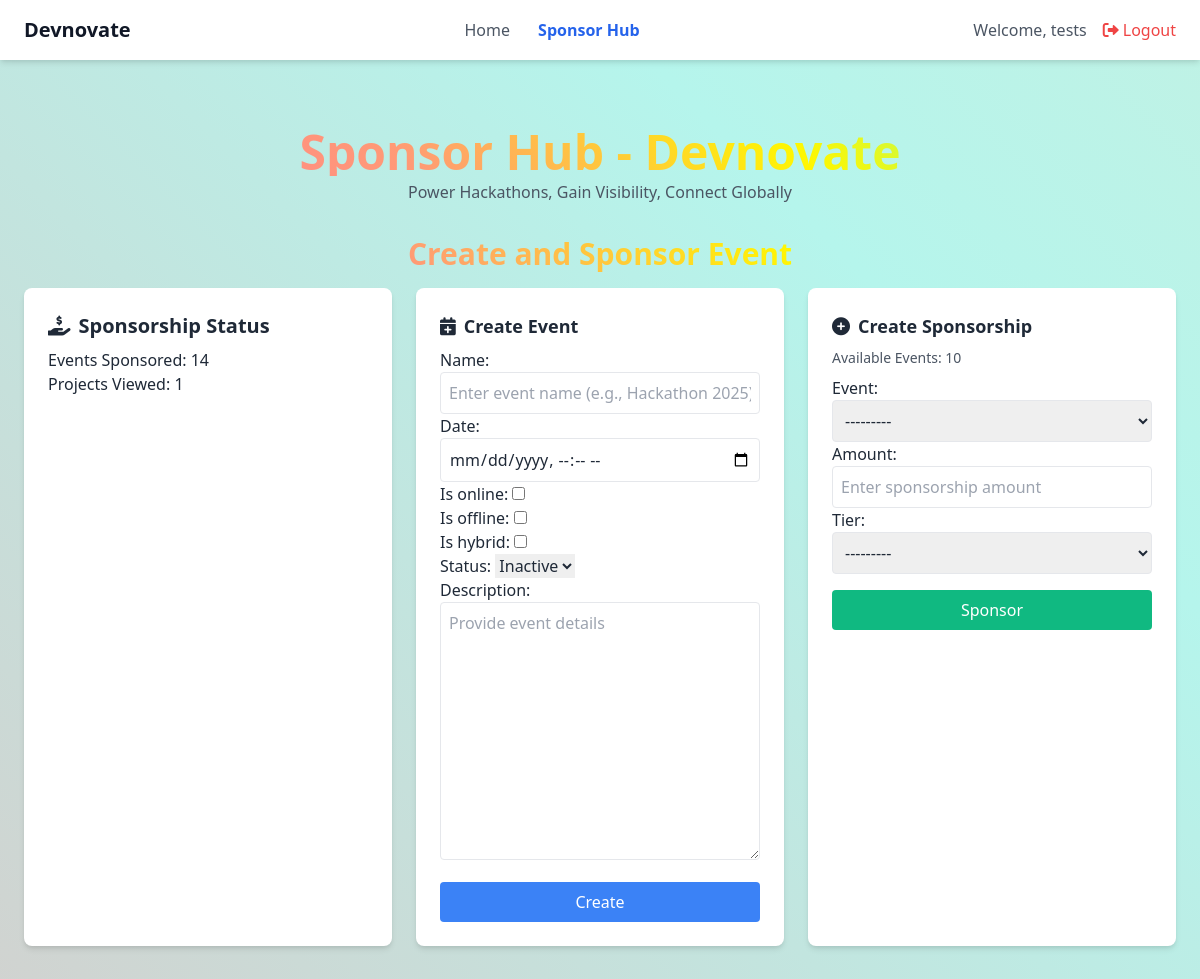
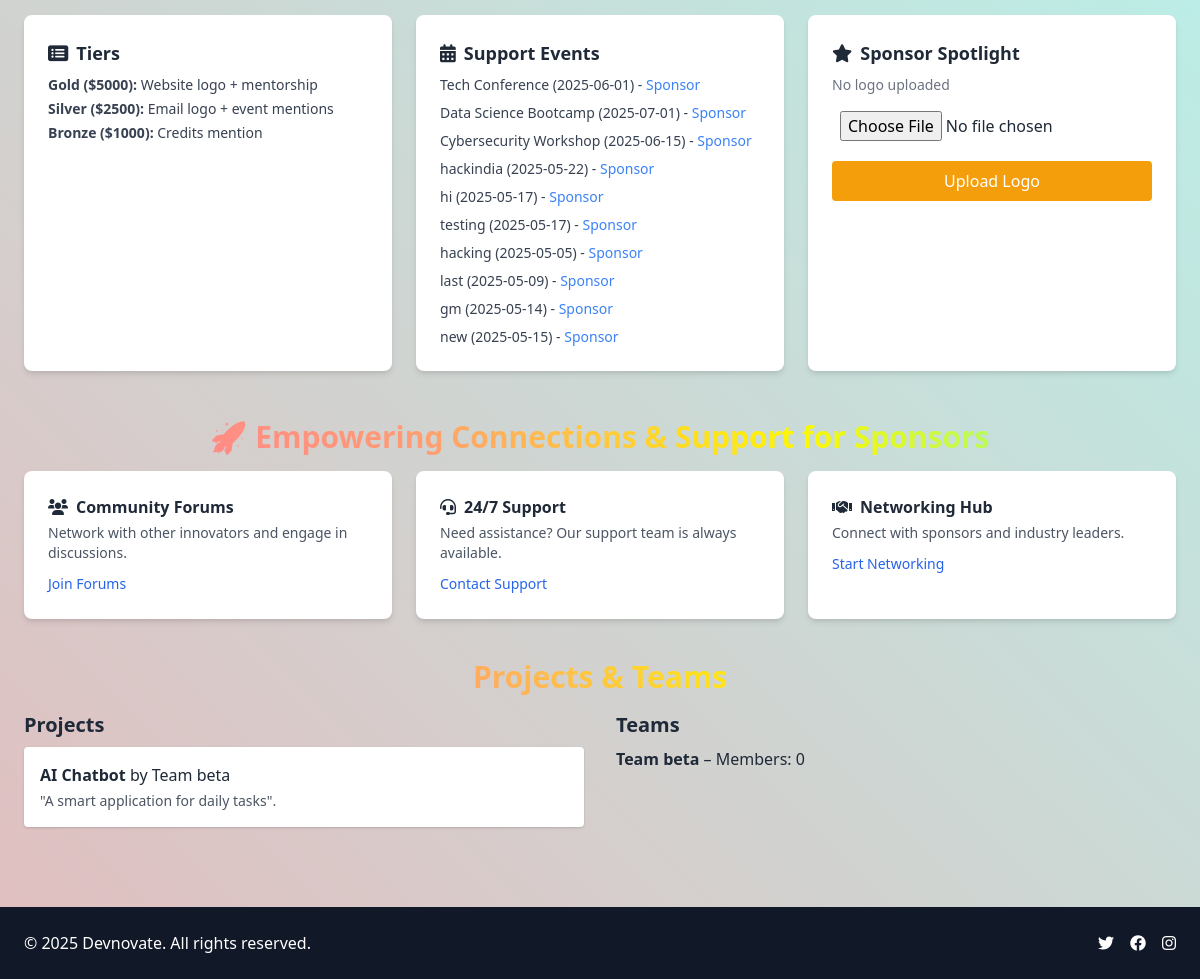
/sponsor-front/ (signed in), run on the app's committed database (2 pictures, top to bottom).
### core/models.py (models this page shows, shortened)
class Event(models.Model):
    STATUS_CHOICES = [
        ("active", "Active"),
        ("inactive", "Inactive"),
    ]
    name = models.CharField(max_length=100, unique=True)
    description = models.TextField()
    date = models.DateTimeField()
    is_online = models.BooleanField(default=False)
    is_offline = models.BooleanField(default=False)
    is_hybrid = models.BooleanField(default=False)
    status = models.CharField(max_length=20, choices=STATUS_CHOICES, default="inactive")
    time_remaining = models.CharField(max_length=50, blank=True, null=True)
    def __str__(self):
        return self.name

class Profile(models.Model):
    ROLE_CHOICES = [
        ('ADMIN', 'Admin'),
        ('PARTICIPANT', 'Participant'),
        ('SPONSOR', 'Sponsor'),
    ]
    user = models.OneToOneField(User, on_delete=models.CASCADE)
    role = models.CharField(max_length=20, choices=ROLE_CHOICES, default='PARTICIPANT')
    company_name = models.CharField(max_length=100, blank=True, null=True)
    contact_info = models.CharField(max_length=100, blank=True, null=True)
    logo = models.ImageField(upload_to='logos/', blank=True, null=True)

class Project(models.Model):
    title = models.CharField(max_length=100, unique=True)
    team = models.ForeignKey(Team, on_delete=models.CASCADE)
    description = models.TextField()
    created_at = models.DateTimeField(auto_now_add=True)

class Team(models.Model):
    name = models.CharField(max_length=100, unique=True)
    members = models.ManyToManyField(User, related_name='teams', blank=True)

### core/views.py (the view)
# urls.py: path('sponsor-front/', views.sponsor_front, name='sponsor_front'),
@login_required
def sponsor_front(request):
    if not hasattr(request.user, 'profile') or request.user.profile.role != 'SPONSOR':
        return redirect('index')
    sponsorships = Sponsorship.objects.filter(sponsor=request.user.profile)
    projects = Project.objects.all()
    events = Event.objects.all()
    teams = Team.objects.all()
    events_count = sponsorships.count()
    projects_count = projects.count()
    sponsorship_form = SponsorshipForm()
    event_form = EventForm()
    team_form = TeamCreationForm()
    project_form = ProjectCreationForm()
    profile_form = SponsorProfileForm(instance=request.user.profile)
    return render(request, 'sponsor_front.html', {
        'sponsorships': sponsorships,
        'projects': projects,
        'events': events,
        'teams': teams,
        'events_count': events_count,
        'projects_count': projects_count,
        'sponsorship_form': sponsorship_form,
        'event_form': event_form,
        'team_form': team_form,
        'project_form': project_form,
        'profile_form': profile_form,
        'role': 'SPONSOR'
    })

### core/forms.py (shortened to what this page needs)
class SponsorshipForm(forms.ModelForm):
    class Meta:
        model = Sponsorship
        fields = ['event', 'amount', 'tier']
        widgets = {
            'event': forms.Select(attrs={
                'class': 'w-full p-2 border rounded',
                'placeholder': 'Select an event'
            }),
            'amount': forms.NumberInput(attrs={
                'class': 'w-full p-2 border rounded',
                'placeholder': 'Enter sponsorship amount'
            }),
            'tier': forms.Select(attrs={
                'class': 'w-full p-2 border rounded',
                'placeholder': 'Select sponsorship tier'
            })
        }

class EventForm(forms.ModelForm):
    class Meta:
        model = Event
        fields = ['name', 'date', 'is_online', 'is_offline', 'is_hybrid', 'status', 'description']
        widgets = {
    'name': forms.TextInput(attrs={
        'class': 'w-full p-2 border rounded',
        'placeholder': 'Enter event name (e.g., Hackathon 2025)'
    }),
    'date': forms.DateTimeInput(attrs={
        'class': 'w-full p-2 border rounded',
        'placeholder': 'YYYY-MM-DD HH:MM (e.g., 2025-05-10 10:00)',
        'type': 'datetime-local'
    }),
    'is_online': forms.CheckboxInput(attrs={'class': 'mr-2'}),  # ✅ Added widget
    'is_offline': forms.CheckboxInput(attrs={'class': 'mr-2'}),  # ✅ Added widget
    'is_hybrid': forms.CheckboxInput(attrs={'class': 'mr-2'}),  # ✅ Added widget
    'description': forms.Textarea(attrs={
        'class': 'w-full p-2 border rounded',
        'placeholder': 'Provide event details'
    })
}

### core/templates/sponsor_front.html (shortened to what this page needs)
<!DOCTYPE html>
<html lang="en">
  <head>
    <link
      href="https://cdn.jsdelivr.net/npm/tailwindcss@2.2.19/dist/tailwind.min.css"
      rel="stylesheet"
    />
    <link
      rel="stylesheet"
      href="https://cdnjs.cloudflare.com/ajax/libs/font-awesome/6.0.0-beta3/css/all.min.css"
    />
  </head>
  <body class="text-gray-800">
    <nav class="bg-white shadow-md fixed top-0 left-0 right-0 z-50">
      <div
        class="max-w-7xl mx-auto px-6 py-4 flex justify-between items-center"
      >
        <div class="text-xl font-bold text-gray-900">Devnovate</div>
        <div class="space-x-6">
          <a href="{% url 'index' %}" class="text-gray-600 hover:text-blue-600"
            >Home</a
          >
          <a
            href="{% url 'sponsor_front' %}"
            class="text-blue-600 font-semibold"
            >Sponsor Hub</a
          >
        </div>
        <div class="flex items-center space-x-4">
          <span class="text-gray-600">Welcome, {{ user.username }}</span>
          <a
            href="{% url 'logout' %}"
            class="text-red-500 hover:text-red-700 flex items-center"
          >
            <i class="fas fa-sign-out-alt mr-1"></i>Logout
          </a>
        </div>
      </div>
    </nav>
    <div class="pt-32 px-6 max-w-7xl mx-auto">
      <h1 class="gradient-text text-5xl text-center mb-1">
      </h1>
      <p class="text-center text-gray-600 mb-8">
        Power Hackathons, Gain Visibility, Connect Globally
      </p>
      <h2 class="gradient-text text-3xl mb-4 text-center">
      </h2>
      <div class="grid md:grid-cols-2 lg:grid-cols-3 gap-6 mb-12">
        <div class="sponsor-card bg-white p-6 rounded-lg shadow-md">
          <h2 class="text-xl font-semibold mb-2">
            <i class="fas fa-hand-holding-usd mr-2"></i>Sponsorship Status
          </h2>
          {% if sponsorships.exists %}
          <p>Events Sponsored: {{ events_count }}</p>
          <p>Projects Viewed: {{ projects_count }}</p>
          {% else %}
          <p>No active sponsorships.</p>
          {% endif %}
        </div>
        <div class="sponsor-card bg-white p-6 rounded-lg shadow-md">
          <h3 class="text-lg font-semibold mb-2">
            <i class="fas fa-calendar-plus mr-2"></i>Create Event
          </h3>
          <form method="POST" action="{% url 'create_event' %}">
            {% csrf_token %} {{ event_form.as_p }}
            <button
              type="submit"
              class="w-full mt-4 bg-blue-500 hover:bg-blue-600 text-white px-4 py-2 rounded"
            >
              Create
            </button>
          </form>
        </div>
        <div class="sponsor-card bg-white p-6 rounded-lg shadow-md">
          <h3 class="text-lg font-semibold mb-2">
            <i class="fas fa-plus-circle mr-2"></i>Create Sponsorship
          </h3>
          {% if events %}
          <p class="text-sm mb-2 text-gray-600">
            Available Events: {{ events.count }}
          </p>
          {% else %}
          <p class="text-sm text-red-500 mb-2">
            No events available. Create one first.
          </p>
          {% endif %}
          <form method="POST" action="{% url 'create_sponsorship' %}">
            {% csrf_token %} {{ sponsorship_form.as_p }}
            <button
              type="submit"
              class="w-full mt-4 bg-green-500 hover:bg-green-600 text-white px-4 py-2 rounded"
            >
              Sponsor
            </button>
          </form>
        </div>
      </div>
      <div class="grid md:grid-cols-3 gap-6 mb-12">
        <div class="sponsor-card bg-white p-6 rounded-lg shadow-md">
          <h3 class="text-lg font-semibold mb-2">
            <i class="fas fa-list-alt mr-2"></i>Tiers
          </h3>
          <ul class="text-sm text-gray-700 space-y-1">
            <li><strong>Gold ($5000):</strong> Website logo + mentorship</li>
            <li>
              <strong>Silver ($2500):</strong> Email logo + event mentions
            </li>
            <li><strong>Bronze ($1000):</strong> Credits mention</li>
          </ul>
        </div>
        <div class="sponsor-card bg-white p-6 rounded-lg shadow-md">
          <h3 class="text-lg font-semibold mb-2">
            <i class="fas fa-calendar-alt mr-2"></i>Support Events
          </h3>
          {% if events %}
          <ul class="space-y-2 text-sm text-gray-700">
            {% for event in events %}
            <li>
              {{ event.name }} ({{ event.date|date:"Y-m-d" }}) -
              <a
                href="{% url 'create_sponsorship' %}"
                class="text-blue-500 hover:underline"
                >Sponsor</a
              >
            </li>
            {% endfor %}
          </ul>
          {% else %}
          <p>No upcoming events.</p>
          {% endif %}
        </div>
        <div class="sponsor-card bg-white p-6 rounded-lg shadow-md">
          <h3 class="text-lg font-semibold mb-2">
            <i class="fas fa-star mr-2"></i>Sponsor Spotlight
          </h3>
          {% if request.user.profile.logo %}
          <img
            src="{{ request.user.profile.logo.url }}"
            class="w-24 h-24 object-contain mb-2 border rounded"
            alt="Logo"
          />
          <p class="text-sm text-gray-500">Current logo</p>
          {% else %}
          <p class="text-sm text-gray-500 mb-2">No logo uploaded</p>
          {% endif %}
          <form
            method="POST"
            enctype="multipart/form-data"
            action="{% url 'update_sponsor_profile' %}"
          >
            {% csrf_token %} {{ profile_form.logo }}
            <button
              type="submit"
              class="w-full mt-3 bg-yellow-500 hover:bg-yellow-600 text-white px-4 py-2 rounded"
            >
              Upload Logo
            </button>
          </form>
        </div>
      </div>
      <div class="mb-20">
        <h2 class="gradient-text text-3xl mb-4 text-center">
        </h2>
        <div class="grid md:grid-cols-3 gap-6">
          <div class="sponsor-card bg-white p-6 rounded-lg shadow-md">
            <h3 class="font-semibold mb-1">
              <i class="fas fa-users mr-2"></i>Community Forums
            </h3>
            <p class="text-sm text-gray-600 mb-2">
              Network with other innovators and engage in discussions.
            </p>
            <a
              href="{% url 'community_forums' %}"
              class="text-blue-600 hover:underline text-sm"
              >Join Forums</a
            >
          </div>
          <div class="sponsor-card bg-white p-6 rounded-lg shadow-md">
            <h3 class="font-semibold mb-1">
              <i class="fas fa-headset mr-2"></i>24/7 Support
            </h3>
            <p class="text-sm text-gray-600 mb-2">
              Need assistance? Our support team is always available.
            </p>
            <a
              href="{% url 'support' %}"
              class="text-blue-600 hover:underline text-sm"
              >Contact Support</a
            >
          </div>
          <div class="sponsor-card bg-white p-6 rounded-lg shadow-md">
            <h3 class="font-semibold mb-1">
              <i class="fas fa-handshake mr-2"></i>Networking Hub
            </h3>
            <p class="text-sm text-gray-600 mb-2">
              Connect with sponsors and industry leaders.
            </p>
            <a
              href="{% url 'sponsor_networking' %}"
              class="text-blue-600 hover:underline text-sm"
              >Start Networking</a
            >
          </div>
        </div>
        <h2 class="gradient-text text-3xl mt-10 mb-4 text-center">
        </h2>
        <div class="grid md:grid-cols-2 gap-8">
          <div>
            <h3 class="text-xl font-semibold mb-2">Projects</h3>
            {% if projects %}
            <ul class="space-y-3">
                {% for project in projects %}
                <li class="bg-white p-4 rounded shadow">
                    <strong>{{ project.title }}</strong> by {{ project.team.name }}<br/>
                    <p class="text-sm text-gray-600 mt-1">{{ project.description|truncatewords:20 }}</p>
                </li>
                {% endfor %}
            </ul>
            {% else %}
            <p class="text-gray-600">No projects yet.</p>
            {% endif %}
          </div>
          <div>
            <h3 class="text-xl font-semibold mb-2">Teams</h3>
            {% if teams %}
            <ul class="space-y-2 text-gray-800">
              {% for team in teams %}
              <ul class="space-y-2 text-gray-800">
                {% for team in teams %}
                    <li><strong>{{ team.name }}</strong> – Members: {{ team.members.count }}</li>
                {% endfor %}
            </ul>
              {% endfor %}
            </ul>
            {% else %}
            <p class="text-gray-600">No teams registered yet.</p>
            {% endif %}
          </div>
        </div>
      </div>
    </div>
    <footer class="bg-gray-900 text-white py-6 mt-auto">
      <div
        class="max-w-7xl mx-auto px-6 flex flex-col md:flex-row justify-between items-center space-y-4 md:space-y-0"
      >
        <p>&copy; 2025 Devnovate. All rights reserved.</p>
        <div class="flex space-x-4">
          <a href="#" class="hover:text-yellow-400"
            ><i class="fab fa-twitter"></i
          ></a>
          <a href="#" class="hover:text-blue-400"
            ><i class="fab fa-facebook"></i
          ></a>
          <a href="#" class="hover:text-pink-400"
            ><i class="fab fa-instagram"></i
          ></a>
        </div>
      </div>
    </footer>
  </body>
</html>

### core/templates/sponsor_front.html (style rules this page uses)
.gradient-text { font-weight: bold; background: linear-gradient(45deg, #ff7e95, #ff9a76, #fff700, #6effb5); -webkit-background-clip: text; background-clip: text; color: transparent; animation: gradientText 8s ease infinite; }
body { background: linear-gradient(45deg, #a29bfe, #ff9aa2, #b5f5ec, #ffdfba); background-size: 400% 400%; animation: gradientBG 15s ease infinite; min-height: 100vh; }

### data on the page
Event: name "Tech Conference", date "2025-06-01"
Event: name "Data Science Bootcamp", date "2025-07-01"
Event: name "Cybersecurity Workshop", date "2025-06-15"
Event: name "hackindia", date "2025-05-22"
Event: name "hi", date "2025-05-17"
Event: name "testing", date "2025-05-17"
Event: name "hacking", date "2025-05-05"
Event: name "last", date "2025-05-09"
Event: name "gm", date "2025-05-14"
Event: name "new", date "2025-05-15"
Project: title "AI Chatbot", team.name "Team beta", description "\"A smart application for daily tasks\"."
Team: name "Team beta", members.count "0"

### other printed values
{{ user.username }} "tests"
{{ events_count }} "14"
{{ projects_count }} "1"
{{ events.count }} "10"
